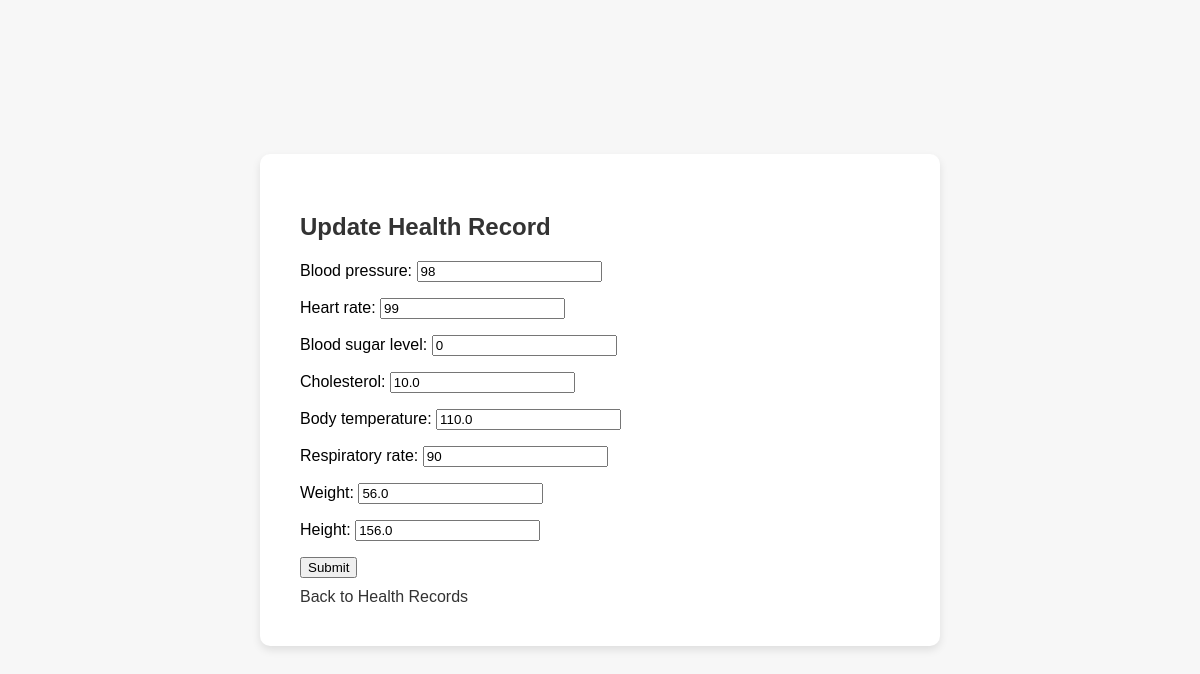
The page /patients/updatehealth_record/1/3/ on the database its author committed.
### hospital/models.py (models this page shows, shortened)
class HealthRecord(models.Model):
    user = models.ForeignKey(settings.AUTH_USER_MODEL, on_delete=models.CASCADE, null=True)
    timestamp = models.DateTimeField(auto_now_add=True)
    blood_pressure = models.CharField(max_length=20)
    heart_rate = models.CharField(max_length=20)
    blood_sugar_level = models.CharField(max_length=20)
    cholesterol = models.FloatField()
    body_temperature = models.FloatField()
    respiratory_rate = models.IntegerField()
    weight = models.FloatField()
    height = models.FloatField()

### hospital/views.py (the view)
# urls.py: path('patients/updatehealth_record/<int:user_id>/<int:record_id>/', views.health_record_update, name='health_record_update'),
def health_record_update(request, user_id, record_id):
    health_record = get_object_or_404(HealthRecord, id=record_id, user_id=user_id)
    if request.method == 'POST':
        form = HealthRecordForm(request.POST, instance=health_record)
        if form.is_valid():
            form.save()
            return redirect(HEALTH_RECORD_LIST_URL, user_id=user_id)
    else:
        form = HealthRecordForm(instance=health_record)
    return render(request, 'patients/health_record_update_form.html', {'form': form, 'user_id': user_id, 'record_id': record_id})

### hospital/forms.py
class HealthRecordForm(forms.ModelForm):
    class Meta:
        model = HealthRecord
        fields = ['blood_pressure', 'heart_rate', 'blood_sugar_level', 'cholesterol', 'body_temperature', 'respiratory_rate', 'weight', 'height']

### hospital/templates/patients/health_record_update_form.html (shortened to what this page needs)
<!DOCTYPE html>
<html lang="en">
<head>
</head>
<body>
    <div class="create-health-record-container">
    <h2> Update Health Record</h2>
    <form method="POST">
      {{ form.as_p}}
      <input type="submit" name="Update">
    </form>
    <a class="back-link" href="{% url 'hospital:health_record_list' user_id=user.id%}">Back to Health Records</a>
    </div>
</body>
</html>

### hospital/templates/patients/health_record_update_form.html (style rules this page uses)
body { font-family: Arial, sans-serif; background-color: #f7f7f7; display: flex; justify-content: center; align-items: center; height: 100vh; margin: 0; }
.create-health-record-container { background-color: #ffffff; padding: 40px; border-radius: 10px; box-shadow: 0 4px 8px rgba(0, 0, 0, 0.1); text-align: left; width: 80%; max-width: 600px; margin: 20px; }
.create-health-record-container h2 { width: 100%; margin-bottom: 20px; color: #333333; }
.back-link { margin-top: 10px; display: block; text-decoration: none; color: #333333; }

### rows shown on the page
HealthRecord: blood_pressure "98", heart_rate "99", blood_sugar_level "0", cholesterol "10.0", body_temperature "110.0", respiratory_rate "90", weight "56.0", height "156.0"
